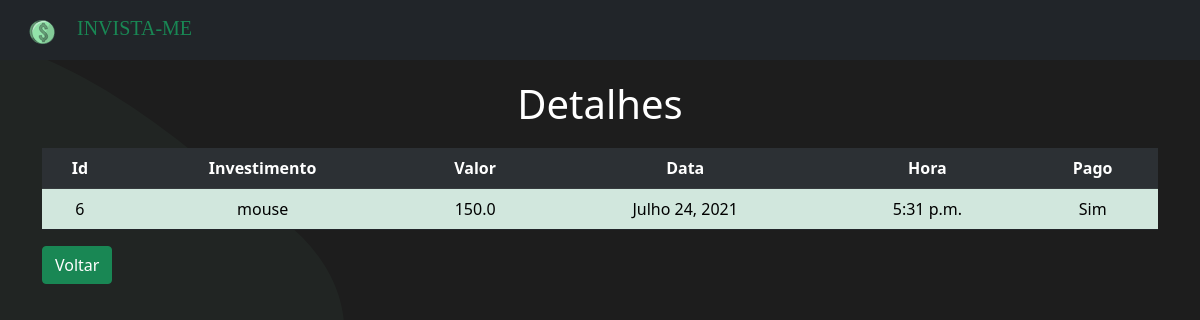
Before: /detalhes/6 with the older database file.
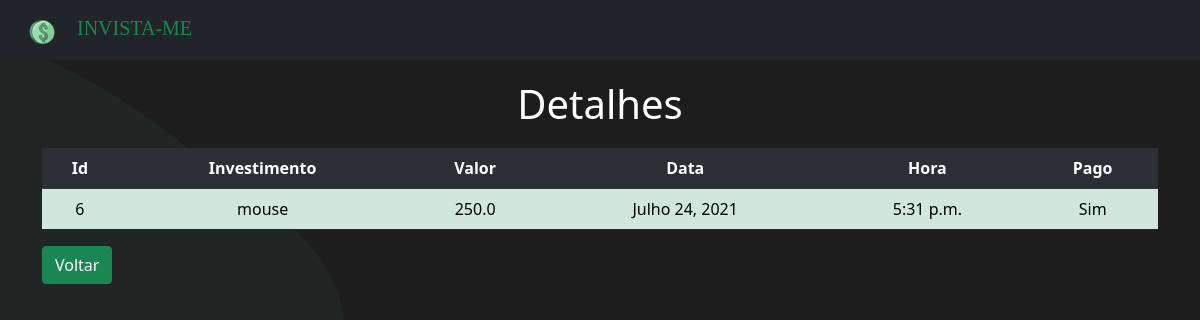
After: the same page with the newer database file.
### invistame/models.py (models this page shows)
class Investimento(models.Model):
    investimento = models.TextField(max_length=200)
    valor = models.FloatField(max_length=9)
    pago = models.BooleanField(default=False)
    data = models.DateField(default=datetime.now)
    hora = models.TimeField(default=time.strftime('%H:%M', time.localtime()))

### invistame/views.py (the view)
# urls.py: path('detalhes/<int:id_investimento>', views.detalhes, name='detalhes'),
def detalhes(request, id_investimento):
    dados = {
        'dados': Investimento.objects.get(pk=id_investimento)
    }
    return render(request, 'investimentos/detalhes.html', dados)

### invistame/templates/investimentos/detalhes.html (shortened to what this page needs)
{% extends 'base.html' %}
{% block content %}
<div class="container" style="margin-top: 20px;">
    <h1 style="text-align: center; color: white;">Detalhes</h1>
    <table class='table table-success table-hover table-striped border-dark ' style="margin-top: 20px;">
        <tr style="text-align: center; margin-top: 20px;" class="table-dark">
            <th>Id</th>
            <th>Investimento</th>
            <th>Valor</th>
            <th>Data</th>
            <th>Hora</th>
            <th>Pago</th>
        </tr>
        <tr style="text-align: center;">
            <td>{{dados.id}}</td>
            <td>{{dados.investimento}}</td>
            <td>{{dados.valor}}</td>
            <td>{{dados.data}}</td>
            <td>{{dados.hora}}</td>
            {% if dados.pago %}
            <td>Sim</td>
            {% else %}
            <td>Não</td>
            {% endif %}
        </tr>
    </table>
    <button class="btn btn-success"><a style="color: white;text-decoration: none;"
            href="{% url 'listagem' %}">Voltar</a></button>
</div>
{% endblock %}

Changed rows visible on the page:
changed Investimento "mouse": valor "150.0" → "250.0"
